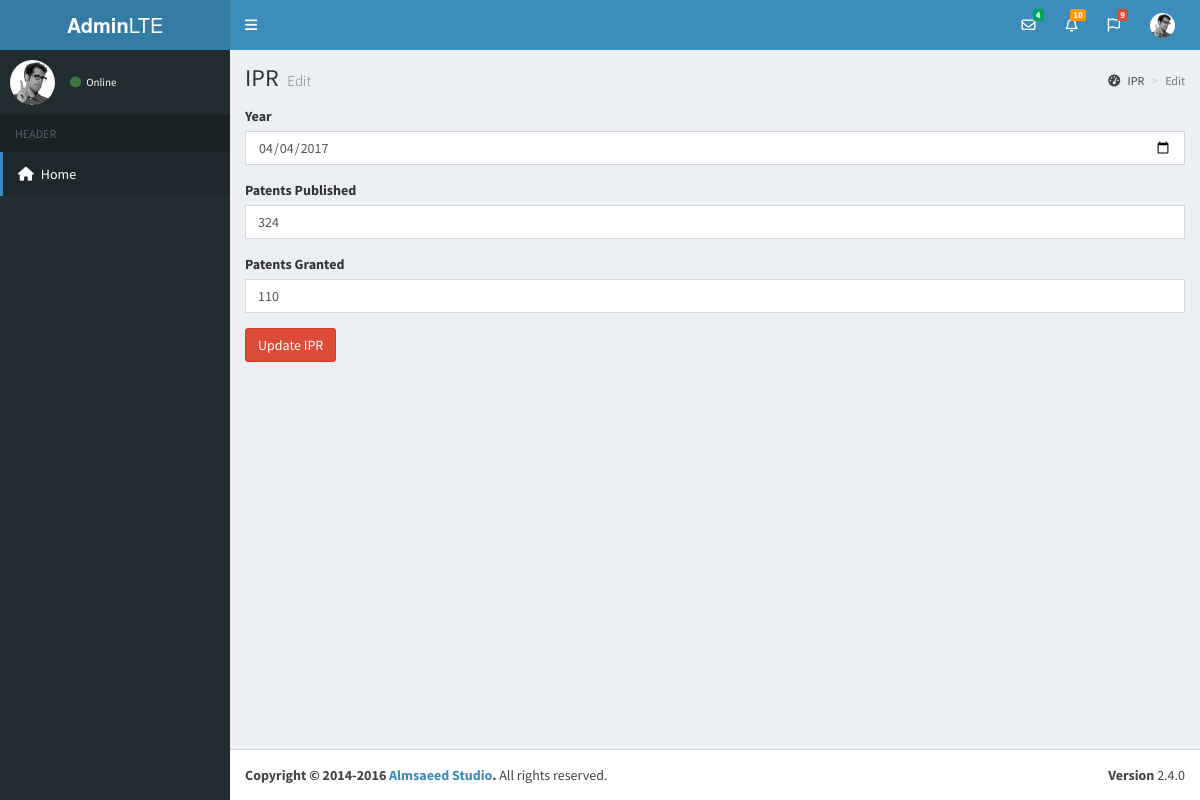
The page /teacher/edit-ipr.php?id=2 on the database its author committed.
### tables this page shows
CREATE TABLE `ipr` (
  `ipr_id` int(11) NOT NULL,
  `staff_id` int(11) NOT NULL,
  `year` date NOT NULL,
  `patents_published_count` int(11) NOT NULL,
  `patents_granted_count` int(11) NOT NULL,
  `created_at` datetime NOT NULL DEFAULT CURRENT_TIMESTAMP,
  `created_by` int(11) NOT NULL,
  `updated_at` datetime NOT NULL,
  `updated_by` int(11) NOT NULL,
  `is_deleted` bit(1) DEFAULT b'0'
);

### classes/Database.php (called while the page is built)
<?php
    class Database {
        private $host       =   "localhost";
        private $db_name    =   "frcrcedb";
        private $username   =   "root";
        private $password   =   "";
        private $conn       =   null;
        public function __construct() {
            try {
                $this->conn = new PDO("mysql:host={$this->host};dbname={$this->db_name}", $this->username, $this->password);
            } catch (PDOException $e) {
                die("Issue : " . $e->getMessage());
            }
        }
        public function getConnection() {
            return $this->conn;
        }
    }
    $database = new Database();
?>

### classes/IPR.php (called while the page is built, shortened)
<?php
require_once('Database.php');
class IPR {
    private $connection;
    public function __construct() {
        global $database;
        $this->connection = $database->getConnection();
    }
    public function getIPRById($ipr_id) {
        $sql = "SELECT * FROM ipr WHERE ipr_id = :ipr_id AND is_deleted = 0";
        $ps = $this->connection->prepare($sql);
        $ps->execute(["ipr_id" => $ipr_id]);
        $result_row = $ps->fetch(PDO::FETCH_ASSOC);
        return $result_row;
    }
}

### teacher/edit-ipr.php (the view, shortened to what this page needs)
<?php
    require_once(BASE_URL . 'classes/IPR.php');
    $ipr = new IPR();
    $result = $ipr->getIPRById($_GET['id']);
?>
<!DOCTYPE html>
<html lang="en">
<?php
    include_once(BASE_URL . 'includes/ui/header.php');
?>
<body class="hold-transition skin-blue sidebar-mini">
    <div class="wrapper">
        <?php
            include_once(BASE_URL . 'includes/ui/navigation.php');
        ?>
        <?php
            include_once(BASE_URL . 'includes/ui/sidebar.php');
        ?>
        <div class="content-wrapper">
            <section class="content-header">
                <h1>
                    IPR
                    <small>Edit</small>
                </h1>
                <ol class="breadcrumb">
                    <li><a href="#"><i class="fa fa-dashboard"></i> IPR</a></li>
                    <li class="active">Edit</li>
                </ol>
            </section>
            <section class="content container-fluid">
                <form method="post" id="edit-ipr-form" >
                    <div class="form-group">
                        <label for="year">Year</label>
                        <input type="date" id="year" name="year" class="form-control" placeholder="Year" value="<?php echo $result['year']; ?>">
                    </div>
                    <div class="form-group">
                        <label for="patents_published_count">Patents Published</label>
                        <input type="number" id="patents_published_count" name="patents_published_count" class="form-control" placeholder="No. of Patents Published" value="<?php echo $result['patents_published_count']; ?>">
                    </div>
                    <div class="form-group">
                        <label for="patents_granted_count">Patents Granted</label>
                        <input type="text" id="patents_granted_count" name="patents_granted_count" class="form-control" placeholder="No. of Patents Granted" value="<?php echo $result['patents_granted_count']; ?>">
                    </div>
                    <div class="form-group">
                        <button class="btn btn-danger" name="update-ipr" id="<?php echo $_GET['id']; ?>">Update IPR</button>
                    </div>
                </form>
            </section>
        </div>
        <?php
            include_once(BASE_URL . 'includes/ui/footer.php');
        ?>
    </div>
</body>
</html>

### rows shown on the page
ipr: year "04/04/2017", patents_published_count "324", patents_granted_count "110"
